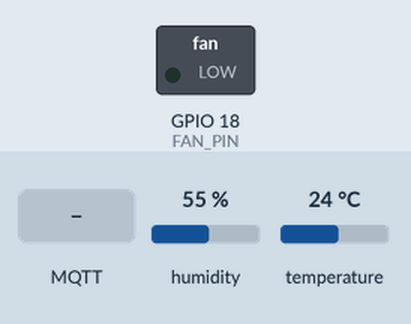
A sketch run on a simulated ESP32. Shown: switched loads named in the sketch (green lamp = pin HIGH). The inputs (shaded band) are chosen by the test bench; at power-on: humidity 55 %, temperature 24 °C. WiFi joins after 1.5 s; servers stay silent unless stated; no MQTT or app messages arrive unless stated; what the sketch prints to the serial monitor is not drawn.

Above: at 3.7 s.
3.8 s: MQTT message "on" arrives on the first subscribed topic
At 4.8 s:
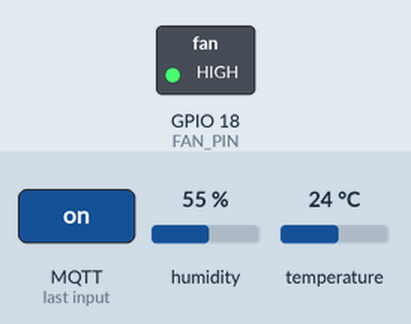
5.3 s: MQTT message "true" arrives on the first subscribed topic
6.8 s: MQTT message "1" arrives on the first subscribed topic
Timing chart, 0 to 9.8 s (numbered marks = the images above; inputs shaded):
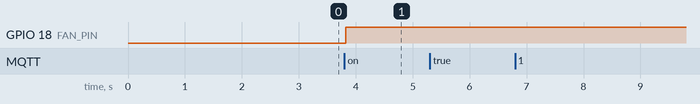

Measured:
- after the input at 3.8 s, GPIO 18 (FAN_PIN): LOW → HIGH at once
- after the input at 5.3 s, every drawn part: stays the same
- after the input at 6.8 s, every drawn part: stays the same

The sketch:

smartfarm_temp_fan_controller.ino
```cpp
#include <WiFi.h>
#include <PubSubClient.h>
#include <Adafruit_Sensor.h>
#include <DHT.h>

const char* ssid = "Wifi";       // Nome Wifi
const char* password = "Password";       // Password Wifi
const char* mqtt_server = "192.168.137.1";       // IP Hotspot PC (Docker)
const char* token = "Access_Token";        // Access Token di ThingsBoard


#define DHTPIN 17          // Pin sensore DHT11
#define DHTTYPE DHT11
#define FAN_PIN 18        // Pin ventola

DHT dht(DHTPIN, DHTTYPE);

WiFiClient espClient;
PubSubClient client(espClient);

unsigned long lastMsg = 0;

// Gestione comandi per la ventola (se ThingsBoard invia effettivamente i comandi e su quale canale MQTT arrivano)
void callback(char* topic, byte* payload, unsigned int length) {
  Serial.print("Comando RPC ricevuto [");
  Serial.print(topic);
  Serial.print("]: ");

  String message = "";
  for (int i = 0; i < length; i++) {
    message += (char)payload[i];
  }
  Serial.println(message);

  // Controllo per attivare o disattivare la ventola
  if (message.indexOf("on") != -1 || message.indexOf("true") != -1 || message.indexOf("1") != -1) {
    Serial.println("-> Attivazione ventilatore...");
    digitalWrite(FAN_PIN, HIGH); // Accende la ventola
  }
  else if (message.indexOf("off") != -1 || message.indexOf("false") != -1 || message.indexOf("0") != -1) {
    Serial.println("-> Spegnimento ventilatore...");
    digitalWrite(FAN_PIN, LOW);  // Spegne la ventola
  }
}

void reconnect() {
  while (!client.connected()) {
    Serial.print("Connessione a ThingsBoard... ");
    if (client.connect("ESP32_SmartGreenhouse", token, NULL)) {
      Serial.println("CONNESSO!");
      client.subscribe("v1/devices/me/rpc/request/+"); // Ascolta i comandi RPC
      Serial.println("Iscritto ai comandi RPC.");
    } else {
      Serial.print("FALLITO, rc=");
      Serial.print(client.state());
      Serial.println(" Riprovo tra 5 secondi...");
      delay(5000);
    }
  }
}

void setup() {
  Serial.begin(9600);
  delay(1000);
  Serial.println("\n--- AVVIO GREENHOUSE KEYESTUDIO ---");

  // Inizializzazione sensore DHT11
  pinMode(DHTPIN, INPUT_PULLUP);
  dht.begin();

  // Inizializzazione ventola
  pinMode(FAN_PIN, OUTPUT);
  digitalWrite(FAN_PIN, LOW); // inizialmente spenta

  // Connessione Wi-Fi
  WiFi.mode(WIFI_STA);
  WiFi.begin(ssid, password);
  while (WiFi.status() != WL_CONNECTED) {
    delay(500);
    Serial.print(".");
  }
  Serial.println("\nWi-Fi Connesso!");
  Serial.print("IP ESP32: ");
  Serial.println(WiFi.localIP());

  client.setServer(mqtt_server, 1883);
  client.setCallback(callback);
}

// Invio dati ogni 5 secondi
void loop() {
  if (!client.connected()) {
    reconnect();
  }
  client.loop();

  unsigned long now = millis();
  if (now - lastMsg > 5000) {
    lastMsg = now;

    float t = dht.readTemperature();
    float h = dht.readHumidity();

    if (!isnan(t) && !isnan(h)) {
      String payload = "{\"temperature\":" + String(t, 1) + ",\"humidity\":" + String(h, 1) + "}";
      Serial.print("Inviato: ");
      Serial.println(payload);
      client.publish("v1/devices/me/telemetry", payload.c_str());
    } else {
      Serial.println("Errore lettura DHT11!");
    }
  }
}
```
